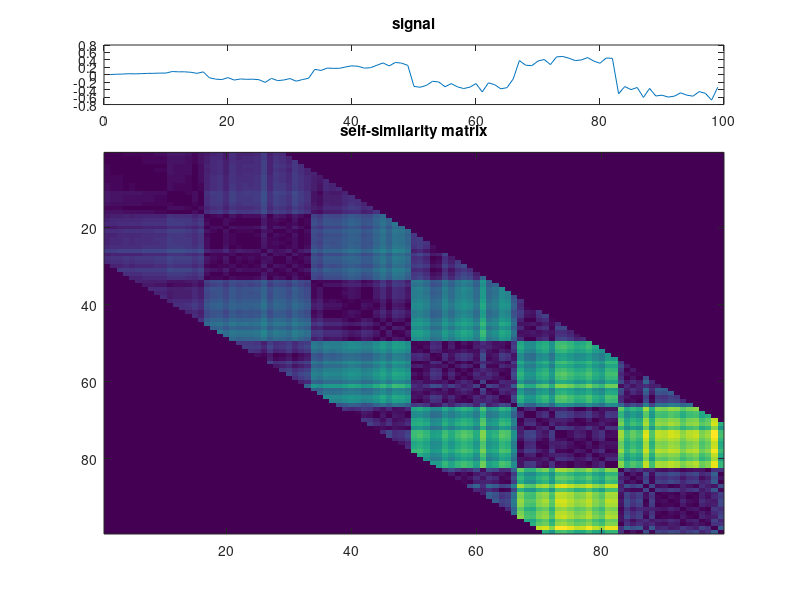

Here is the MATLAB script that generated this plot:
%%%%%%%%%%%%%%%%%%%%%%%%%%%%%%%%%%%%%%%%%%%%%%%%%%%%%%%%%%%%%%%%%%%%%%%%%%%%%%%%
%                                                                              %
%                             SELF-SIMILARITY MATRIX                           %
%                                                                              %
%                                  June, 2018                                  %
%                                                                              %
%                          Juan Ignacio Mendoza Garay                          %
%                               doctoral student                               %
%                 Department of Music, Art and Culture Studies                 %
%                            University of Jyväskylä                           %
%                                                                              %
%%%%%%%%%%%%%%%%%%%%%%%%%%%%%%%%%%%%%%%%%%%%%%%%%%%%%%%%%%%%%%%%%%%%%%%%%%%%%%%%

% tested on Octave 4

%===============================================================================

% DESCRIPTION:

%   Produce a signal with some randomness, then a self-similarity matrix of it.
%   The matrix is bounded, to reduce computing time.

% INSTRUCTIONS:

%   1) Modify the values indicated by an arrow (<---)
%   2) Run the script and enjoy.

%===============================================================================

clc
clear
close all

%===============================================================================

   signal_type ='sqr'; % <--- signal carrier type ('sin' or 'sqr')
 signal_length = 99;   % <--- signal length
 signal_period = 33;   % <--- signal period
      boundary = 28;   % <--- amount of distances from each value 
       full_sw = 1;    % <--- 1 = upper and lower triangles; 0 = upper triangle

%-------------------------------------------------------------------------------

if strcmp(signal_type,'sin')
  x = [1:signal_length]; % grid
  signal = sin(x*pi*2/(signal_period) + randn(1)/8) + (sin(x*pi/4*randn(1)*2)/6+randn(1)/100);
elseif strcmp(signal_type,'sqr')
  signal = ones(1,signal_period);
  signal(ceil(signal_period/2):end) = -1;
  signal = repmat(signal,1,floor(signal_length/signal_period));
  signal = signal + randn(1,signal_length)/4;
end
signal = signal .* [1:signal_length]/signal_length/2; 

selfsim_matrix = zeros(signal_length); % initialise self-similarity matrix

% boundary's ending indexes:
end_bounds = [1:signal_length]; % increasing indexes
end_bounds(end-boundary+1:end) = ...
  end_bounds(end-boundary+1:end) - [1:boundary]; % at the end the available space shrinks
end_bounds = end_bounds + boundary; % shift for length of boundary

% compute distances;
for row = 1:signal_length
  for col = row+1:end_bounds(row) % start at diagonal + 1; end at corresponding index
    selfsim_matrix(row,col) = abs( signal(row) - signal(col) ); % Euclidean distance
  end
end

if full_sw
  selfsim_matrix = selfsim_matrix + flipud(rot90(selfsim_matrix)); % upper and lower triangles
end

% visualise:
subplot(5,1,1)
plot(signal)
title('signal')
subplot(5,1,2:5)
imagesc(selfsim_matrix)
title('self-similarity matrix')